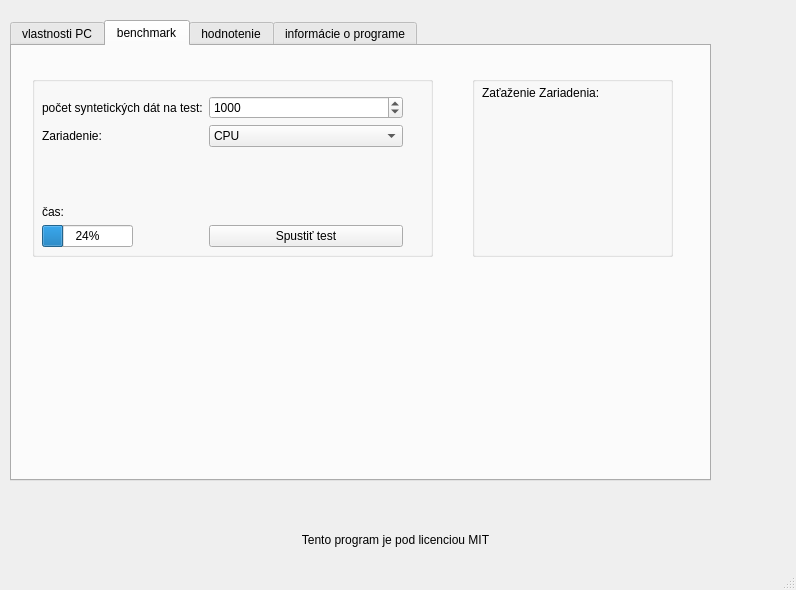
<?xml version="1.0" encoding="UTF-8"?>
<ui version="4.0">
 <class>MainWindow</class>
 <widget class="QMainWindow" name="MainWindow">
  <property name="geometry">
   <rect>
    <x>0</x>
    <y>0</y>
    <width>796</width>
    <height>590</height>
   </rect>
  </property>
  <property name="windowTitle">
   <string>MainWindow</string>
  </property>
  <widget class="QWidget" name="centralwidget">
   <widget class="QTabWidget" name="tabWidget">
    <property name="geometry">
     <rect>
      <x>10</x>
      <y>20</y>
      <width>701</width>
      <height>461</height>
     </rect>
    </property>
    <property name="maximumSize">
     <size>
      <width>731</width>
      <height>481</height>
     </size>
    </property>
    <property name="currentIndex">
     <number>1</number>
    </property>
    <widget class="QWidget" name="vlastnosti">
     <property name="styleSheet">
      <string notr="true"/>
     </property>
     <attribute name="title">
      <string>vlastnosti PC</string>
     </attribute>
     <widget class="QGroupBox" name="GBoxGPU">
      <property name="geometry">
       <rect>
        <x>30</x>
        <y>260</y>
        <width>651</width>
        <height>161</height>
       </rect>
      </property>
      <property name="title">
       <string>Grafické Karty</string>
      </property>
      <widget class="QWidget" name="horizontalLayoutWidget">
       <property name="geometry">
        <rect>
         <x>100</x>
         <y>43</y>
         <width>511</width>
         <height>101</height>
        </rect>
       </property>
       <layout class="QHBoxLayout" name="OUTGPUlayout">
        <item>
         <layout class="QFormLayout" name="INGPUlayout1">
          <property name="leftMargin">
           <number>20</number>
          </property>
          <property name="topMargin">
           <number>20</number>
          </property>
          <property name="rightMargin">
           <number>20</number>
          </property>
          <property name="bottomMargin">
           <number>20</number>
          </property>
          <item row="0" column="0">
           <widget class="QLabel" name="LVRAM">
            <property name="text">
             <string>VRAM kapacita: </string>
            </property>
           </widget>
          </item>
          <item row="1" column="0">
           <widget class="QLabel" name="LCUDAcores">
            <property name="text">
             <string>Počet CUDA jadier:</string>
            </property>
           </widget>
          </item>
          <item row="0" column="1">
           <widget class="QLabel" name="testlabel">
            <property name="text">
             <string>test</string>
            </property>
           </widget>
          </item>
         </layout>
        </item>
        <item>
         <layout class="QFormLayout" name="INGPUlayout2">
          <property name="leftMargin">
           <number>20</number>
          </property>
          <property name="topMargin">
           <number>20</number>
          </property>
          <property name="rightMargin">
           <number>20</number>
          </property>
          <property name="bottomMargin">
           <number>20</number>
          </property>
          <item row="0" column="0">
           <widget class="QLabel" name="LCUDAcomputeCapablity">
            <property name="text">
             <string>cuda cumpute capability:</string>
            </property>
           </widget>
          </item>
          <item row="1" column="0">
           <widget class="QLabel" name="LComputeUnits">
            <property name="text">
             <string>počet výpočtových jednotiek:</string>
            </property>
           </widget>
          </item>
         </layout>
        </item>
       </layout>
      </widget>
      <widget class="QWidget" name="formLayoutWidget_3">
       <property name="geometry">
        <rect>
         <x>10</x>
         <y>20</y>
         <width>641</width>
         <height>24</height>
        </rect>
       </property>
       <layout class="QFormLayout" name="formLayout_8">
        <item row="0" column="1">
         <widget class="QLabel" name="LGPUname">
          <property name="text">
           <string>Nadpis</string>
          </property>
         </widget>
        </item>
        <item row="0" column="0">
         <widget class="QComboBox" name="comboGPU">
          <item>
           <property name="text">
            <string>GPU #0</string>
           </property>
          </item>
         </widget>
        </item>
       </layout>
      </widget>
     </widget>
     <widget class="QWidget" name="horizontalLayoutWidget_2">
      <property name="geometry">
       <rect>
        <x>30</x>
        <y>30</y>
        <width>651</width>
        <height>151</height>
       </rect>
      </property>
      <layout class="QHBoxLayout" name="OUTPARAMS">
       <item>
        <widget class="QGroupBox" name="GBoxCPU">
         <property name="title">
          <string>Procesor</string>
         </property>
         <widget class="QWidget" name="verticalLayoutWidget">
          <property name="geometry">
           <rect>
            <x>20</x>
            <y>20</y>
            <width>181</width>
            <height>111</height>
           </rect>
          </property>
          <layout class="QFormLayout" name="CPUlayout">
           <item row="0" column="0">
            <widget class="QLabel" name="LCPUname">
             <property name="text">
              <string>Intel Core i5-1235U</string>
             </property>
            </widget>
           </item>
           <item row="1" column="0">
            <widget class="QLabel" name="LLCPUlogC">
             <property name="text">
              <string>pocet logickych jadier:</string>
             </property>
            </widget>
           </item>
           <item row="2" column="0">
            <widget class="QLabel" name="LCPUphysC">
             <property name="text">
              <string>Pocet fyzických jadier: </string>
             </property>
            </widget>
           </item>
           <item row="3" column="0">
            <widget class="QLabel" name="LfreqCPU">
             <property name="text">
              <string>Frekvencia: </string>
             </property>
            </widget>
           </item>
          </layout>
         </widget>
        </widget>
       </item>
       <item>
        <widget class="QGroupBox" name="GBoxSW">
         <property name="title">
          <string>software</string>
         </property>
         <property name="flat">
          <bool>false</bool>
         </property>
         <property name="checkable">
          <bool>false</bool>
         </property>
         <widget class="QWidget" name="verticalLayoutWidget_5">
          <property name="geometry">
           <rect>
            <x>20</x>
            <y>20</y>
            <width>181</width>
            <height>111</height>
           </rect>
          </property>
          <layout class="QFormLayout" name="SWlayout">
           <item row="0" column="0">
            <widget class="QLabel" name="LCUDAsup">
             <property name="text">
              <string>podpora CUDA:</string>
             </property>
            </widget>
           </item>
           <item row="1" column="0">
            <widget class="QLabel" name="LCUDAver">
             <property name="text">
              <string>verzia CUDA:</string>
             </property>
            </widget>
           </item>
           <item row="2" column="0">
            <widget class="QLabel" name="LcuDNNsup">
             <property name="text">
              <string>podpora CUDNN:</string>
             </property>
            </widget>
           </item>
           <item row="3" column="0">
            <widget class="QLabel" name="LcuDNNver">
             <property name="text">
              <string>verzia CUDNN:</string>
             </property>
            </widget>
           </item>
          </layout>
         </widget>
        </widget>
       </item>
       <item>
        <widget class="QGroupBox" name="GBoxRAM">
         <property name="title">
          <string>Operačná Pamäť</string>
         </property>
         <widget class="QWidget" name="verticalLayoutWidget_2">
          <property name="geometry">
           <rect>
            <x>20</x>
            <y>20</y>
            <width>171</width>
            <height>111</height>
           </rect>
          </property>
          <layout class="QFormLayout" name="RAMlayout">
           <property name="sizeConstraint">
            <enum>QLayout::SetDefaultConstraint</enum>
           </property>
           <item row="0" column="0">
            <widget class="QLabel" name="LRAMtotal">
             <property name="text">
              <string>Kapacita:  </string>
             </property>
            </widget>
           </item>
           <item row="1" column="0">
            <widget class="QLabel" name="LRAMtype">
             <property name="text">
              <string>Typ: </string>
             </property>
            </widget>
           </item>
           <item row="2" column="0">
            <widget class="QLabel" name="LRAMfreq">
             <property name="text">
              <string>Frekvencia:</string>
             </property>
            </widget>
           </item>
          </layout>
         </widget>
        </widget>
       </item>
      </layout>
     </widget>
    </widget>
    <widget class="QWidget" name="test">
     <attribute name="title">
      <string>benchmark</string>
     </attribute>
     <widget class="QGroupBox" name="GBoxSettings">
      <property name="geometry">
       <rect>
        <x>20</x>
        <y>30</y>
        <width>401</width>
        <height>181</height>
       </rect>
      </property>
      <property name="title">
       <string/>
      </property>
      <widget class="QWidget" name="formLayoutWidget">
       <property name="geometry">
        <rect>
         <x>10</x>
         <y>20</y>
         <width>361</width>
         <height>151</height>
        </rect>
       </property>
       <layout class="QFormLayout" name="SettingsLayout">
        <item row="0" column="0">
         <widget class="QLabel" name="Ltestdatacount">
          <property name="toolTip">
           <string>&lt;html&gt;&lt;head/&gt;&lt;body&gt;&lt;p&gt;odporučam začať s menším počtom a postupne zväčšovať (10 - veľmi málo, &lt;/p&gt;&lt;p&gt;100 - málo, 1000 - stred, 10000 - max)&lt;/p&gt;&lt;/body&gt;&lt;/html&gt;</string>
          </property>
          <property name="text">
           <string>počet syntetických dát na test:</string>
          </property>
         </widget>
        </item>
        <item row="0" column="1">
         <widget class="QSpinBox" name="spinBox">
          <property name="focusPolicy">
           <enum>Qt::WheelFocus</enum>
          </property>
          <property name="minimum">
           <number>10</number>
          </property>
          <property name="maximum">
           <number>10000</number>
          </property>
          <property name="value">
           <number>1000</number>
          </property>
         </widget>
        </item>
        <item row="1" column="0">
         <widget class="QLabel" name="Ldevice">
          <property name="text">
           <string>Zariadenie: </string>
          </property>
         </widget>
        </item>
        <item row="1" column="1">
         <widget class="QComboBox" name="combBDev">
          <item>
           <property name="text">
            <string>CPU</string>
           </property>
          </item>
          <item>
           <property name="text">
            <string>GPU</string>
           </property>
          </item>
         </widget>
        </item>
        <item row="2" column="0">
         <spacer name="verticalSpacer_3">
          <property name="orientation">
           <enum>Qt::Vertical</enum>
          </property>
          <property name="sizeHint" stdset="0">
           <size>
            <width>20</width>
            <height>40</height>
           </size>
          </property>
         </spacer>
        </item>
        <item row="4" column="0">
         <widget class="QProgressBar" name="progressBar">
          <property name="value">
           <number>24</number>
          </property>
         </widget>
        </item>
        <item row="4" column="1">
         <widget class="QPushButton" name="run">
          <property name="text">
           <string>Spustiť test</string>
          </property>
         </widget>
        </item>
        <item row="3" column="0">
         <widget class="QLabel" name="Lcas">
          <property name="text">
           <string>čas: </string>
          </property>
         </widget>
        </item>
       </layout>
      </widget>
     </widget>
     <widget class="QGroupBox" name="GBoxUsage">
      <property name="geometry">
       <rect>
        <x>460</x>
        <y>30</y>
        <width>201</width>
        <height>181</height>
       </rect>
      </property>
      <property name="title">
       <string/>
      </property>
      <widget class="QWidget" name="formLayoutWidget_2">
       <property name="geometry">
        <rect>
         <x>10</x>
         <y>10</y>
         <width>181</width>
         <height>31</height>
        </rect>
       </property>
       <layout class="QFormLayout" name="Usagelayout">
        <item row="0" column="0">
         <widget class="QLabel" name="Lusage">
          <property name="text">
           <string>Zaťaženie Zariadenia: </string>
          </property>
         </widget>
        </item>
       </layout>
      </widget>
     </widget>
    </widget>
    <widget class="QWidget" name="hodnotenie">
     <attribute name="title">
      <string>hodnotenie</string>
     </attribute>
     <widget class="QWidget" name="verticalLayoutWidget_3">
      <property name="geometry">
       <rect>
        <x>60</x>
        <y>50</y>
        <width>601</width>
        <height>331</height>
       </rect>
      </property>
      <layout class="QFormLayout" name="Gradelayout">
       <item row="0" column="0">
        <widget class="QLabel" name="LCPUgrade">
         <property name="text">
          <string>CPU známka:</string>
         </property>
        </widget>
       </item>
       <item row="1" column="0">
        <widget class="QLabel" name="LGPUgrade">
         <property name="text">
          <string>GPU známka:</string>
         </property>
        </widget>
       </item>
       <item row="2" column="0">
        <widget class="QLabel" name="LRAMgrade">
         <property name="text">
          <string>RAM známka:</string>
         </property>
        </widget>
       </item>
       <item row="8" column="0">
        <widget class="QLabel" name="Lrecommend">
         <property name="text">
          <string>odporučanie:</string>
         </property>
        </widget>
       </item>
       <item row="9" column="0">
        <widget class="QLabel" name="LtotalGrade">
         <property name="text">
          <string>Celkové hodnotenie PC:</string>
         </property>
        </widget>
       </item>
       <item row="7" column="0">
        <spacer name="verticalSpacer">
         <property name="orientation">
          <enum>Qt::Vertical</enum>
         </property>
         <property name="sizeHint" stdset="0">
          <size>
           <width>20</width>
           <height>40</height>
          </size>
         </property>
        </spacer>
       </item>
      </layout>
     </widget>
     <widget class="QPushButton" name="buttonGrade">
      <property name="geometry">
       <rect>
        <x>320</x>
        <y>400</y>
        <width>93</width>
        <height>28</height>
       </rect>
      </property>
      <property name="text">
       <string>Ohodnotiť</string>
      </property>
     </widget>
    </widget>
    <widget class="QWidget" name="info">
     <attribute name="title">
      <string>informácie o programe</string>
     </attribute>
     <widget class="QWidget" name="verticalLayoutWidget_4">
      <property name="geometry">
       <rect>
        <x>30</x>
        <y>40</y>
        <width>651</width>
        <height>391</height>
       </rect>
      </property>
      <layout class="QVBoxLayout" name="infolayout">
       <item>
        <widget class="QLabel" name="Linfo1">
         <property name="text">
          <string>&lt;html&gt;&lt;head/&gt;&lt;body&gt;&lt;p&gt;Tento program je mojou prácou pre Stredoškolskú odbornú činnosť, v kategorii hardware.&lt;/p&gt;&lt;p&gt;program má za úlohu získať kľúčové parametre počítača pre prácu s umelou inteligenciou&lt;/p&gt;&lt;p&gt;a na základe týchto parametrov program ohodnotí vhodnosť počítača.&lt;/p&gt;&lt;p&gt;program dokonca odporučí čo by bolo najlepšie vylepšiť pre PC.&lt;/p&gt;&lt;p&gt;&lt;br/&gt;&lt;/p&gt;&lt;p&gt;Tak tiež môže uživateľ spustiť benchmarkový test ktorý spustí trenovanie modelu,&lt;/p&gt;&lt;p&gt;ResNet50 pomocou syntetického datasetu v nastavitelných velkostiach dát. &lt;/p&gt;&lt;/body&gt;&lt;/html&gt;</string>
         </property>
        </widget>
       </item>
       <item>
        <spacer name="verticalSpacer_2">
         <property name="orientation">
          <enum>Qt::Vertical</enum>
         </property>
         <property name="sizeHint" stdset="0">
          <size>
           <width>20</width>
           <height>40</height>
          </size>
         </property>
        </spacer>
       </item>
      </layout>
     </widget>
    </widget>
   </widget>
   <widget class="QLabel" name="Llicence">
    <property name="geometry">
     <rect>
      <x>0</x>
      <y>530</y>
      <width>791</width>
      <height>20</height>
     </rect>
    </property>
    <property name="text">
     <string>&lt;html&gt;&lt;head/&gt;&lt;body&gt;&lt;p align=&quot;center&quot;&gt;Tento program je pod licenciou MIT&lt;/p&gt;&lt;/body&gt;&lt;/html&gt;</string>
    </property>
   </widget>
  </widget>
  <widget class="QMenuBar" name="menubar">
   <property name="geometry">
    <rect>
     <x>0</x>
     <y>0</y>
     <width>796</width>
     <height>21</height>
    </rect>
   </property>
  </widget>
  <widget class="QStatusBar" name="statusbar"/>
 </widget>
 <resources/>
 <connections/>
</ui>
